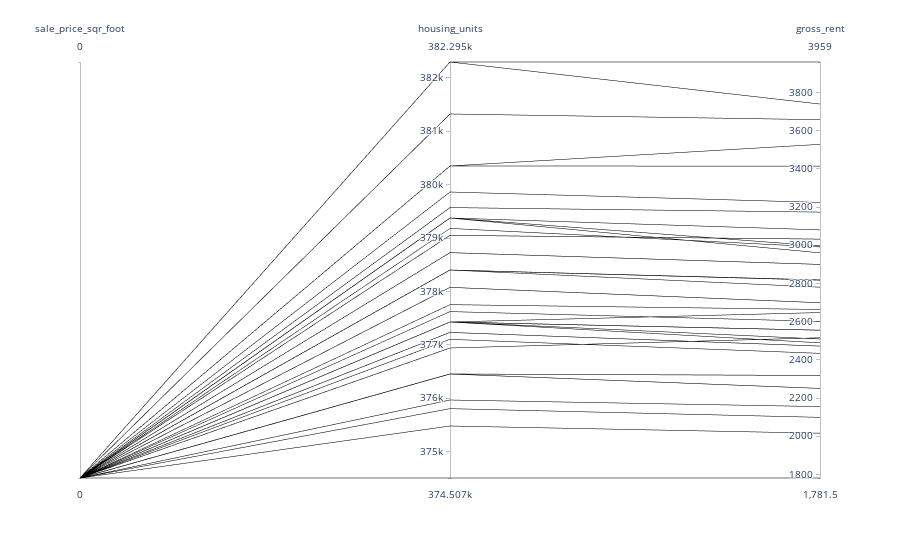

The notebook cell this image was saved under:
### Markdown cell above
#### In this section, you will use plotly express to create parallel coordinates and parallel categories visualizations so that investors can interactively filter and explore various factors related to the sales price of the neighborhoods. Using the DataFrame of Average values per neighborhood (calculated above), create the following visualizations:
#### Create a Parallel Coordinates Plot
#### Create a Parallel Categories Plot

### Code cell
# Parallel Coordinates Plot
px.parallel_coordinates(
    neighborhood_price,
    color='sale_price_sqr_foot')

### Figure 1 — Plotly figure (JSON) as saved in the notebook; plotly's stock layout.template omitted (floating-point values rounded to 4 significant figures)
{"data": [{"dimensions": [{"label": "sale_price_sqr_foot", "values": [null, null, null, null, null, null, null, null, null, null, null, null, null, null, null, null, null, null, null, null, null, null, null, null, null, null, null, null, null, null, null, null, null, null, null, null, null, null, null, null, null, null, null, null, null, null, null, null, null, null, null, null, null, null, null, null, null, null, null, null, null, null, null, null, null, null, null, null, null, null, null, null, null]}, {"label": "housing_units", "values": [378401, 379050, 376454, 382295, 379400.0, 378100.0, 378401, 378401, 376454, 377200.0, 378401, 378100.0, 375500.0, 378401, 378401, 378401, 379050, 378401, 377200.0, 374507, 378700.0, 377600.0, 378401, 378401, 377400.0, 377400.0, 379400.0, 378401, 379900.0, 378401, 378401, 378401, 377400.0, 377400.0, 378401, 378401, 380348, 377400.0, 376000.0, 377752, 377400.0, 379600.0, 378401, 378401, 379200.0, 378401, 377103, 379400.0, 378401, 378401, 378401, 378401, 378401, 377400.0, 378401, 376454, 378401, 378401, 378401, 380348, 375805, 378401, 378700.0, 378401, 378401, 377400.0, 378401, 381300.0, 376900.0, 377400.0, 376454, 382295, 377400.0]}, {"label": "gross_rent", "values": [2817.0, 3032.0, 2318.0, 3739, 3080.0, 2699.0, 2817.0, 2817.0, 2250.0, 2472, 2817.0, 2699.0, 2016, 2817.0, 2780.0, 2817.0, 3032.0, 2817.0, 2472, 1782.0, 2900.0, 2601.0, 2817.0, 2817.0, 2489, 2509, 2960, 2817.0, 3224, 2817.0, 2817.0, 2817.0, 2555.0, 2555.0, 2817.0, 2817.0, 3414, 2648.0, 2155.0, 2664.0, 2555.0, 3173.0, 2817.0, 2817.0, 2991.0, 2818.0, 2434, 2996.0, 2817.0, 2817.0, 2817.0, 2817.0, 2817.0, 2555.0, 2817.0, 2318.0, 2817.0, 2817.0, 2817.0, 3528, 2099, 2817.0, 2900.0, 2817.0, 2817.0, 2555.0, 2817.0, 3657, 2516.0, 2555.0, 2250.0, 3959, 2555.0]}], "domain": {"x": [0, 1], "y": [0, 1]}, "line": {"color": [null, null, null, null, null, null, null, null, null, null, null, null, null, null, null, null, null, null, null, null, null, null, null, null, null, null, null, null, null, null, null, null, null, null, null, null, null, null, null, null, null, null, null, null, null, null, null, null, null, null, null, null, null, null, null, null, null, null, null, null, null, null, null, null, null, null, null, null, null, null, null, null, null], "coloraxis": "coloraxis"}, "name": "", "type": "parcoords"}], "layout": {"autosize": true, "coloraxis": {"colorbar": {"title": {"text": "sale_price_sqr_foot"}}, "colorscale": [[0, "#0d0887"], [0.1111, "#46039f"], [0.2222, "#7201a8"], [0.3333, "#9c179e"], [0.4444, "#bd3786"], [0.5556, "#d8576b"], [0.6667, "#ed7953"], [0.7778, "#fb9f3a"], [0.8889, "#fdca26"], [1, "#f0f921"]]}, "legend": {"tracegroupgap": 0}, "margin": {"t": 60}}}
